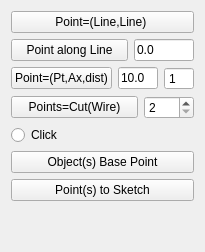
             <widget class="QWidget" name="Point_Tab2">
              <attribute name="icon">
               <iconset>
                <normaloff>../../../../../../../../home/laurent/Documents/03_Plans/Python/Icons/WF_point.svg</normaloff>../../../../../../../../home/laurent/Documents/03_Plans/Python/Icons/WF_point.svg</iconset>
              </attribute>
              <attribute name="title">
               <string>Point 2/2</string>
              </attribute>
              <layout class="QGridLayout" name="gridLayout_31">
               <item row="0" column="0">
                <widget class="QPushButton" name="button_twolines_point">
                 <property name="toolTip">
                  <string>Plot one or two Point(s) at minimum distance of two Lines
Create a Point at intersection of 2 crossing Lines.</string>
                 </property>
                 <property name="text">
                  <string>Point=(Line,Line) </string>
                 </property>
                 <property name="icon">
                  <iconset>
                   <normaloff>../../../../../../../../home/laurent/Documents/03_Plans/Python/Icons/WF_lineLinePoint.svg</normaloff>../../../../../../../../home/laurent/Documents/03_Plans/Python/Icons/WF_lineLinePoint.svg</iconset>
                 </property>
                 <property name="iconSize">
                  <size>
                   <width>32</width>
                   <height>32</height>
                  </size>
                 </property>
                </widget>
               </item>
               <item row="1" column="0">
                <layout class="QHBoxLayout" name="horizontalLayout">
                 <property name="sizeConstraint">
                  <enum>QLayout::SetFixedSize</enum>
                 </property>
                 <item>
                  <widget class="QPushButton" name="button_point_on_line">
                   <property name="sizePolicy">
                    <sizepolicy hsizetype="MinimumExpanding" vsizetype="Fixed">
                     <horstretch>0</horstretch>
                     <verstretch>0</verstretch>
                    </sizepolicy>
                   </property>
                   <property name="maximumSize">
                    <size>
                     <width>16777215</width>
                     <height>16777215</height>
                    </size>
                   </property>
                   <property name="toolTip">
                    <string>Create a Point at a certain distance along the line 
respecting to the choosen reference starting point.</string>
                   </property>
                   <property name="text">
                    <string>Point along Line</string>
                   </property>
                   <property name="icon">
                    <iconset>
                     <normaloff>../../../../../../../../home/laurent/Documents/03_Plans/Python/Icons/WF_alongLinePoint.svg</normaloff>../../../../../../../../home/laurent/Documents/03_Plans/Python/Icons/WF_alongLinePoint.svg</iconset>
                   </property>
                   <property name="iconSize">
                    <size>
                     <width>32</width>
                     <height>32</height>
                    </size>
                   </property>
                  </widget>
                 </item>
                 <item>
                  <widget class="QLineEdit" name="distance_point_on_line">
                   <property name="sizePolicy">
                    <sizepolicy hsizetype="MinimumExpanding" vsizetype="Fixed">
                     <horstretch>0</horstretch>
                     <verstretch>0</verstretch>
                    </sizepolicy>
                   </property>
                   <property name="minimumSize">
                    <size>
                     <width>50</width>
                     <height>0</height>
                    </size>
                   </property>
                   <property name="maximumSize">
                    <size>
                     <width>60</width>
                     <height>16777215</height>
                    </size>
                   </property>
                   <property name="toolTip">
                    <string>Distance from the extremity</string>
                   </property>
                   <property name="text">
                    <string>0.0</string>
                   </property>
                  </widget>
                 </item>
                </layout>
               </item>
               <item row="2" column="0">
                <layout class="QHBoxLayout" name="horizontalLayout_30">
                 <item>
                  <widget class="QPushButton" name="button_distPoint">
                   <property name="toolTip">
                    <string>Point=(Point,Ax,dist):
Create a Point along the given Axis,  at a given distance of the selected Point.
The Axis indicate the direction along where the Point is duplicate.
(you can also select several axes to define different directions)
- First select a Point (you can select several points) and one or several Axis 
- Second push this button

NB: 
 - The distance between points can be defined first.
Positive number in one direction and negative in the other one.
The second number indicates the number of Points to create.
</string>
                   </property>
                   <property name="text">
                    <string>Point=(Pt,Ax,dist)</string>
                   </property>
                   <property name="icon">
                    <iconset>
                     <normaloff>../../../../../../../../home/laurent/Documents/03_Plans/Python/Icons/WF_distPointPoint.svg</normaloff>../../../../../../../../home/laurent/Documents/03_Plans/Python/Icons/WF_distPointPoint.svg</iconset>
                   </property>
                   <property name="iconSize">
                    <size>
                     <width>32</width>
                     <height>32</height>
                    </size>
                   </property>
                  </widget>
                 </item>
                 <item>
                  <widget class="QLineEdit" name="dist_point">
                   <property name="sizePolicy">
                    <sizepolicy hsizetype="MinimumExpanding" vsizetype="Fixed">
                     <horstretch>0</horstretch>
                     <verstretch>0</verstretch>
                    </sizepolicy>
                   </property>
                   <property name="minimumSize">
                    <size>
                     <width>40</width>
                     <height>0</height>
                    </size>
                   </property>
                   <property name="maximumSize">
                    <size>
                     <width>40</width>
                     <height>16777215</height>
                    </size>
                   </property>
                   <property name="toolTip">
                    <string>Distance to the new Axis.
Can be negative for the reverse direction!</string>
                   </property>
                   <property name="text">
                    <string>10.0</string>
                   </property>
                  </widget>
                 </item>
                 <item>
                  <widget class="QSpinBox" name="spin_dist_point">
                   <property name="minimumSize">
                    <size>
                     <width>30</width>
                     <height>0</height>
                    </size>
                   </property>
                   <property name="maximumSize">
                    <size>
                     <width>30</width>
                     <height>16777215</height>
                    </size>
                   </property>
                   <property name="toolTip">
                    <string>The number of copies  (Max 100).</string>
                   </property>
                   <property name="buttonSymbols">
                    <enum>QAbstractSpinBox::NoButtons</enum>
                   </property>
                   <property name="keyboardTracking">
                    <bool>false</bool>
                   </property>
                   <property name="minimum">
                    <number>1</number>
                   </property>
                   <property name="maximum">
                    <number>100</number>
                   </property>
                   <property name="singleStep">
                    <number>1</number>
                   </property>
                   <property name="value">
                    <number>1</number>
                   </property>
                  </widget>
                 </item>
                </layout>
               </item>
               <item row="3" column="0">
                <layout class="QHBoxLayout" name="horizontalLayout_27">
                 <item>
                  <widget class="QPushButton" name="button_cut_wire_point">
                   <property name="maximumSize">
                    <size>
                     <width>16777215</width>
                     <height>16777215</height>
                    </size>
                   </property>
                   <property name="toolTip">
                    <string>Create Points by Partition:
Cut the selected wire(s) in 2(n) parts and create 2(n) Points with function discretize.
The number indicates in how many parts to cut.
Wires can be:
	Line
	Circle
	Arc
	Ellipse
An object must also be seleted but before any Wire to cut all his edges!	</string>
                   </property>
                   <property name="text">
                    <string>Points=Cut(Wire)</string>
                   </property>
                   <property name="icon">
                    <iconset>
                     <normaloff>../../../../../../../../home/laurent/Documents/03_Plans/Python/Icons/WF_cutWirePoints.svg</normaloff>../../../../../../../../home/laurent/Documents/03_Plans/Python/Icons/WF_cutWirePoints.svg</iconset>
                   </property>
                   <property name="iconSize">
                    <size>
                     <width>32</width>
                     <height>32</height>
                    </size>
                   </property>
                  </widget>
                 </item>
                 <item>
                  <widget class="QSpinBox" name="spin_wire_cut_point">
                   <property name="minimumSize">
                    <size>
                     <width>40</width>
                     <height>0</height>
                    </size>
                   </property>
                   <property name="maximumSize">
                    <size>
                     <width>50</width>
                     <height>16777215</height>
                    </size>
                   </property>
                   <property name="toolTip">
                    <string>The number indicates in how many parts the selected Line will be cut  (Max 100).</string>
                   </property>
                   <property name="minimum">
                    <number>2</number>
                   </property>
                   <property name="maximum">
                    <number>100</number>
                   </property>
                   <property name="singleStep">
                    <number>1</number>
                   </property>
                  </widget>
                 </item>
                </layout>
               </item>
               <item row="4" column="0">
                <widget class="QRadioButton" name="button_click_for_point">
                 <property name="toolTip">
                  <string>Create a set of Points on a Plane perpendicular to the view at location of mouse clicks.
- Click first on the Button then click  on the View (with no object in background).
- Click first on the Button then click on the View (with an object in background), it will attach the points to the surface of the object.
</string>
                 </property>
                 <property name="text">
                  <string>Click</string>
                 </property>
                 <property name="icon">
                  <iconset>
                   <normaloff>../../../../../../../../home/laurent/Documents/03_Plans/Python/Icons/WF_clickPoint.svg</normaloff>../../../../../../../../home/laurent/Documents/03_Plans/Python/Icons/WF_clickPoint.svg</iconset>
                 </property>
                 <property name="iconSize">
                  <size>
                   <width>32</width>
                   <height>32</height>
                  </size>
                 </property>
                 <property name="checkable">
                  <bool>true</bool>
                 </property>
                </widget>
               </item>
               <item row="5" column="0">
                <widget class="QPushButton" name="button_object_base_point">
                 <property name="toolTip">
                  <string>Create Base Point of all selected Object(s).</string>
                 </property>
                 <property name="text">
                  <string>Object(s) Base Point</string>
                 </property>
                 <property name="icon">
                  <iconset>
                   <normaloff>../../../../../../../../home/laurent/Documents/03_Plans/Python/Icons/WF_objectBasePoint.svg</normaloff>../../../../../../../../home/laurent/Documents/03_Plans/Python/Icons/WF_objectBasePoint.svg</iconset>
                 </property>
                 <property name="iconSize">
                  <size>
                   <width>32</width>
                   <height>32</height>
                  </size>
                 </property>
                </widget>
               </item>
               <item row="6" column="0">
                <widget class="QPushButton" name="button_point_to_sketch">
                 <property name="toolTip">
                  <string>Transform Point(s) in Sketch's Point(s) by projection onto the Sketch's Plane:
- First select an existing Skecth;
- Select as much as Points needed;
Then click on this button.</string>
                 </property>
                 <property name="text">
                  <string>Point(s) to Sketch</string>
                 </property>
                 <property name="icon">
                  <iconset>
                   <normaloff>../../../../../../../../home/laurent/Documents/03_Plans/Python/Icons/WF_2Sketch.svg</normaloff>../../../../../../../../home/laurent/Documents/03_Plans/Python/Icons/WF_2Sketch.svg</iconset>
                 </property>
                 <property name="iconSize">
                  <size>
                   <width>32</width>
                   <height>32</height>
                  </size>
                 </property>
                </widget>
               </item>
               <item row="7" column="0">
                <spacer name="verticalSpacer_9">
                 <property name="orientation">
                  <enum>Qt::Vertical</enum>
                 </property>
                 <property name="sizeHint" stdset="0">
                  <size>
                   <width>20</width>
                   <height>40</height>
                  </size>
                 </property>
                </spacer>
               </item>
              </layout>
             </widget>
